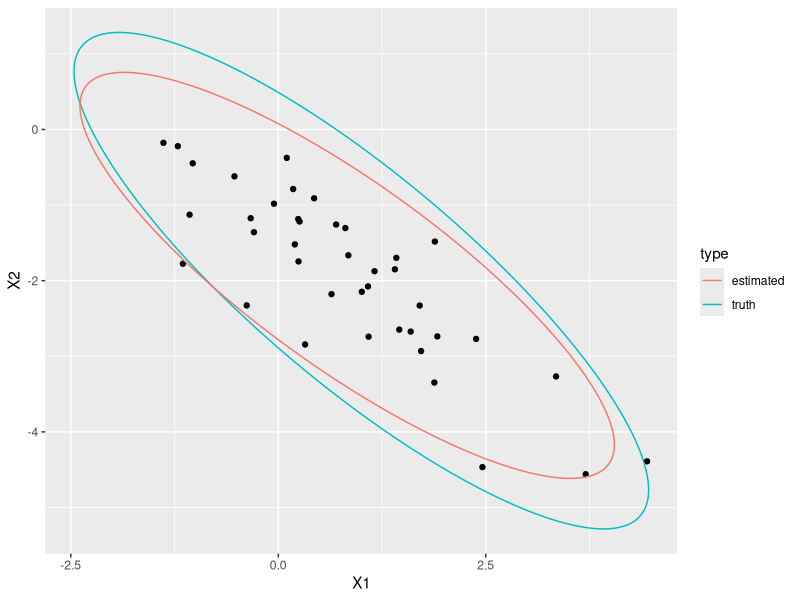
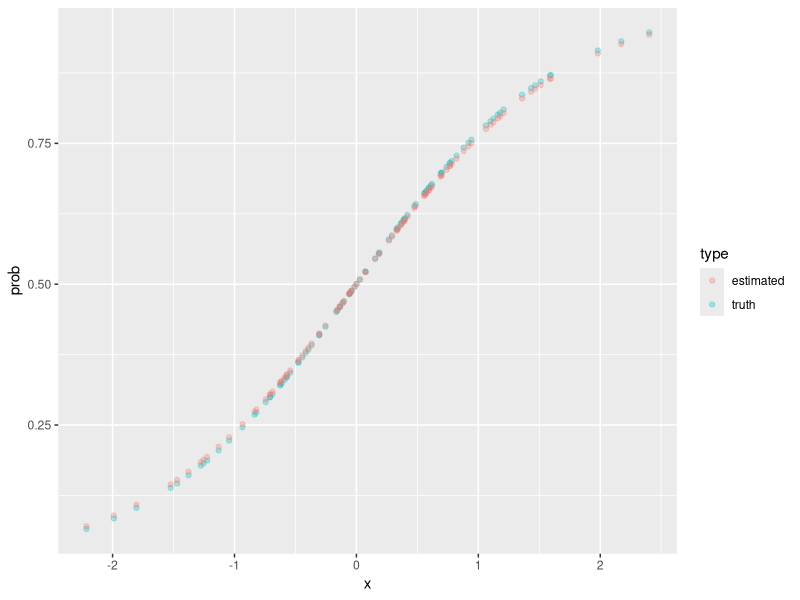
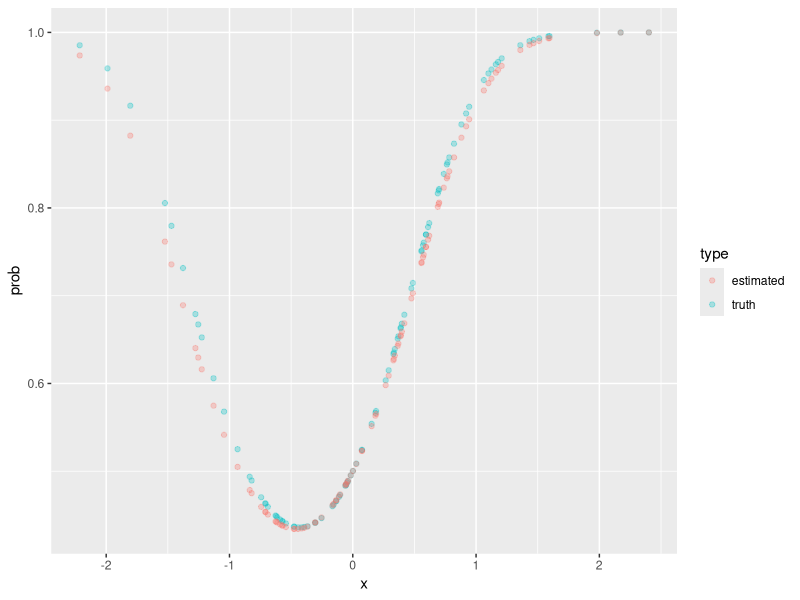
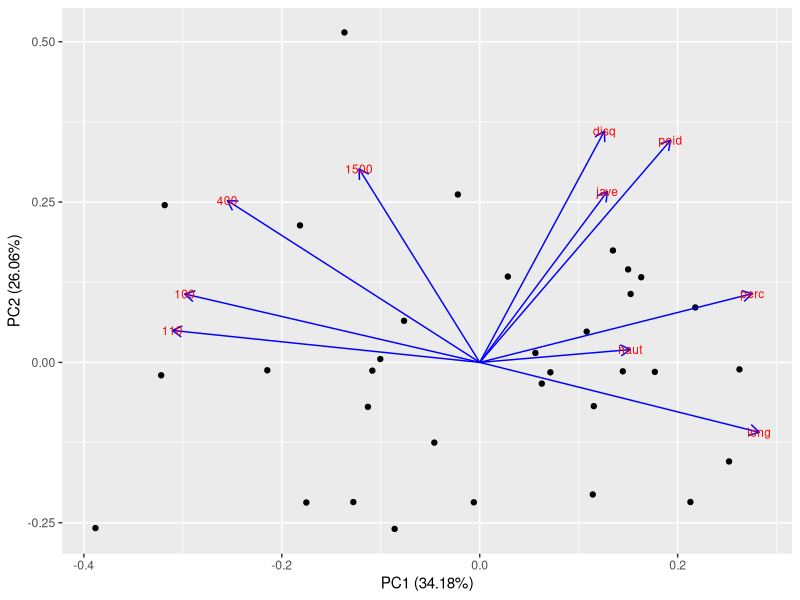
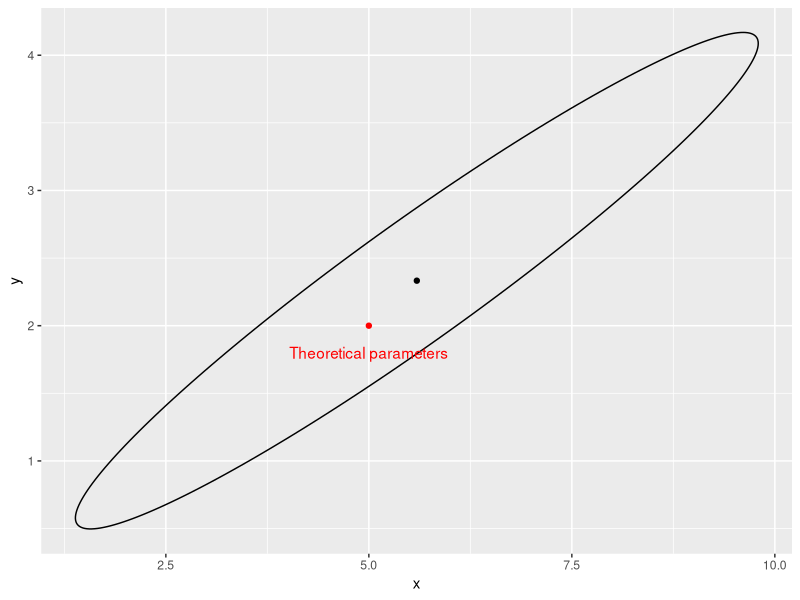
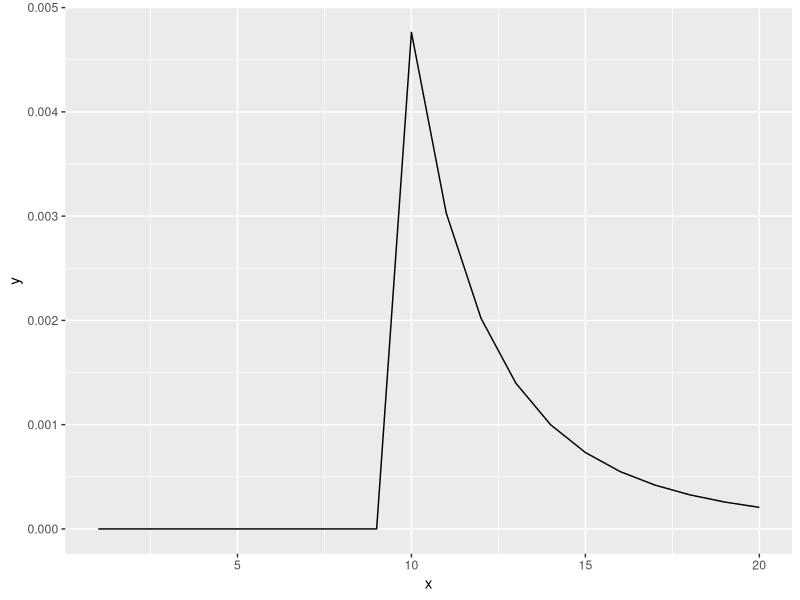

The R script that drew these images, in order:
## ---- chunk 1
togs <- T
library(ggplot2)
library(dplyr)
library(reshape2)
library(tidyr)
library(MASS)
library(ggforce)
library(mixtools)
library(ade4)
library(ggfortify)
library(numDeriv)

# togs <- FALSE
## ---- chunk 2
set.seed(1)
n     <- 40
mu    <- c(1, -2)
Sigma <- matrix(data = c(2, -1.6, -1.6, 1.8), ncol = 2)
X     <- mvrnorm(n = n, mu = mu, Sigma = Sigma)
colnames(X) <- c("X1", "X2")
X     <- as.data.frame(X)

# plot.new()
tru_ellip <- ellipse(mu, Sigma, draw = FALSE)
colnames(tru_ellip) <- c("X1", "X2")
tru_ellip <- as.data.frame(tru_ellip)

mu_est    <- apply(X, 2, mean)
tmp       <- as.matrix(sweep(X, 2, mu_est))
Sigma_est <- (1 / n) * t(tmp) %*% tmp

est_ellip <- ellipse(mu_est, Sigma_est, draw = FALSE)
colnames(est_ellip) <- c("X1", "X2")
est_ellip <- as.data.frame(est_ellip)

ggplot(data = X, aes(x = X1, y = X2)) +
  geom_point() +
  geom_path(data = tru_ellip, aes(x = X1, y = X2, color = "truth")) +
  geom_path(data = est_ellip, aes(x = X1, y = X2, color = "estimated")) +
  labs(color = "type")
## ---- chunk 3
inv_log <- function (z) {
  return (1 / (1 + exp(-z)))
}
set.seed(1)
x  <- rnorm(100)
y  <- rbinom(100, size = 1, prob = inv_log(1.2 * x))
y2 <- rbinom(100, size = 1, prob = inv_log(1.2 * x + 1.4 * x^2))


## ---- chunk 4
set.seed(1)
inv_log <- function (z) {
  return (1 / (1 + exp(-z)))
}

x <- rnorm(100)
y <- x
y <- rbinom(100, size = 1, prob = inv_log(1.2 * x))

l_logistic <- function (beta, X, y) {
  logl <- -sum(y * log(inv_log(as.vector(beta %*% X))) + (1 - y) * log((1 - inv_log(as.vector(beta %*% X)))))
  return(logl)
}

my_optim <- optim(par = 0.5, fn = l_logistic, method = "L-BFGS-B",
                  lower = 0, upper = 10, X = x, y = y)
my_optim$par

truth_p <- data.frame(x = x, prob = inv_log(1.2 * x), type = "truth")
est_p   <- data.frame(x = x, prob = inv_log(my_optim$par * x), type = "estimated")
plot_df <- rbind(truth_p, est_p)
ggplot(data = plot_df, aes(x = x, y = prob, color = type)) +
  geom_point(alpha = 0.3)

y2 <- rbinom(2000, size = 1, prob = inv_log(1.2 * x + 1.4 * x^2))
X2 <- cbind(x, x^2)
my_optim2 <- optim(par = c(0, 0), fn = l_logistic, method = "L-BFGS-B",
                   lower = c(0, 0), upper = c(2, 2), X = t(X2), y = y2)
my_optim2$par

tmp     <- sweep(data.frame(x = x, x2 = x^2), 2, my_optim2$par, FUN = "*")
tmp     <- tmp[ ,1] + tmp[ ,2]
truth_p <- data.frame(x = x, prob = inv_log(1.2 * x + 1.4 * x^2), type = "truth")
est_p   <- data.frame(x = x, prob = inv_log(tmp), type = "estimated")
plot_df <- rbind(truth_p, est_p)
ggplot(data = plot_df, aes(x = x, y = prob, color = type)) +
  geom_point(alpha = 0.3)

## ---- chunk 5
set.seed(1)
n <- 100
x1 <- rnorm(n)
x2 <- rnorm(n)
x3 <- rnorm(n)

X <- cbind(x1, x2, x3)
beta <- c(0.2, 0.6, -1.2)

y <- as.vector(t(beta %*% t(X))) + rnorm(n, sd = 0.2)

## ---- chunk 6

set.seed(1)
n <- 100
x1 <- rnorm(n)
x2 <- rnorm(n)
x3 <- rnorm(n)

X <- cbind(x1, x2, x3)
beta <- c(0.2, 0.6, -1.2)

y <- as.vector(t(beta %*% t(X))) + rnorm(n, sd = 0.2)
LS_fun <- function (beta, X, y) {
  return(sum((y - beta %*% t(X))^2))
}
my_optim <- optim(par = c(0, 0, 0), fn = LS_fun, lower = -5, upper = 5,
                  X = X, y = y, method = "L-BFGS-B")
my_optim$par


df <- data.frame(y = y, x1 = x1, x2 = x2, x3 = x3)
my_lm <- lm(y ~ x1 + x2 + x3 - 1, data = df)
my_lm

# matrix solution
beta_hat <- solve(t(X) %*% X) %*% t(X) %*% y
beta_hat

out <- summary(my_lm)
out$coefficients[ ,2]

# bootstrap CI
nboot <- 1000
beta_boot <- matrix(data = NA, ncol = length(beta), nrow = nboot)
for (i in 1:nboot) {
  inds     <- sample(1:n, n, replace = T)
  new_df   <- df[inds, ]
  X_tmp    <- as.matrix(new_df[ ,-1])
  y_tmp    <- new_df[ ,1]
  # print(nrow(new_df))
  tmp_beta <- solve(t(X_tmp) %*% X_tmp) %*% t(X_tmp) %*% y_tmp
  beta_boot[i, ] <- tmp_beta
}
apply(beta_boot, 2, mean)
apply(beta_boot, 2, quantile, probs = c(0.025, 0.975))
out$coefficients[ ,2]

## ---- chunk 7
data(olympic)

X        <- olympic$tab
X_scaled <- scale(X)
my_pca   <- prcomp(X_scaled)
summary(my_pca)

autoplot(my_pca, data = X, loadings = TRUE, loadings.colour = 'blue',
         loadings.label = TRUE, loadings.label.size = 3)

Sigma_est <- (1 / nrow(X_scaled)) * t(X_scaled) %*% X_scaled
Sigma_dec <- eigen(Sigma_est)

Sigma_dec$vectors
my_pca$rotation

## ---- chunk 8
x <- c(2, 5, 3, 1, 2, 1, 0, 3, 0, 2)

## ---- chunk 9
set.seed(1)
x          <- c(2, 5, 3, 1, 2, 1, 0, 3, 0, 2)
lambda_hat <- mean(x)
finfo      <- length(x) / lambda_hat
mle_CI     <- c(lambda_hat - 1.96 * sqrt(1 / finfo),
                lambda_hat + 1.96 * sqrt(1 / finfo))
boot_lambda <- c()
nboot       <- 1000
for (i in 1:nboot) {
  tmp_x          <- sample(x, length(x), replace = T)
  boot_lambda[i] <- mean(tmp_x)
}
boot_CI <- c(quantile(boot_lambda, 0.025),
             quantile(boot_lambda, 0.975))
mle_CI
boot_CI
## ---- chunk 10
set.seed(1)
n  <- 20
pars_theor <- c(5, 2)
x  <- rgamma(n, 5, 2)


# MLE for alpha and beta
log_lik <- function (pars, x) {
  n <- length(x)
  return (- (n * pars[1] * log(pars[2]) -
             n * log(gamma(pars[1])) +
             (pars[1] - 1) * sum(log(x)) -
             pars[2] * sum(x)))
}
my_optim <- optim(par = c(1,1), fn = log_lik, method = "L-BFGS-B",
                  lower = c(0.001, 0.001), upper = c(8, 8), x = x)
pars_mle <- my_optim$par

fish_mat <- matrix(data = NA, nrow = 2, ncol = 2)
fish_mat[1,2] <- - n / pars_mle[2]
fish_mat[2,1] <- - n / pars_mle[2]
fish_mat[2,2] <- (n * pars_mle[1]) / (pars_mle[2]^2)
fish_mat[1,1] <- n * grad(digamma, pars_mle[1])

fish_mat_inv <- solve(fish_mat)

est_ellip <- ellipse(pars_mle, fish_mat_inv, draw = FALSE)
colnames(est_ellip) <- c("X1", "X2")
est_ellip <- as.data.frame(est_ellip)

ggplot() +
  geom_point(data = data.frame(x = pars_mle[1], y = pars_mle[2]), aes(x = x, y = y)) +
  geom_path(data = est_ellip, aes(x = X1, y = X2)) +
  geom_point(aes(x = pars_theor[1], y = pars_theor[2]), color = "red") +
  geom_text(aes(x = pars_theor[1], y = pars_theor[2], label = "Theoretical parameters"), 
            color = "red",
            nudge_y = -0.2)

## ---- chunk 11
library(ggplot2)
my_fun <- function (x, m, k) {
  tmp        <-  1 / (choose(x, k))
  tmp[x < m] <- 0
  return (tmp)
}
x  <- 1:20
y  <- my_fun(x, 10, 4)
df <- data.frame(x = x, y = y)
ggplot(data = df, aes(x = x, y = y)) +
  geom_line()
